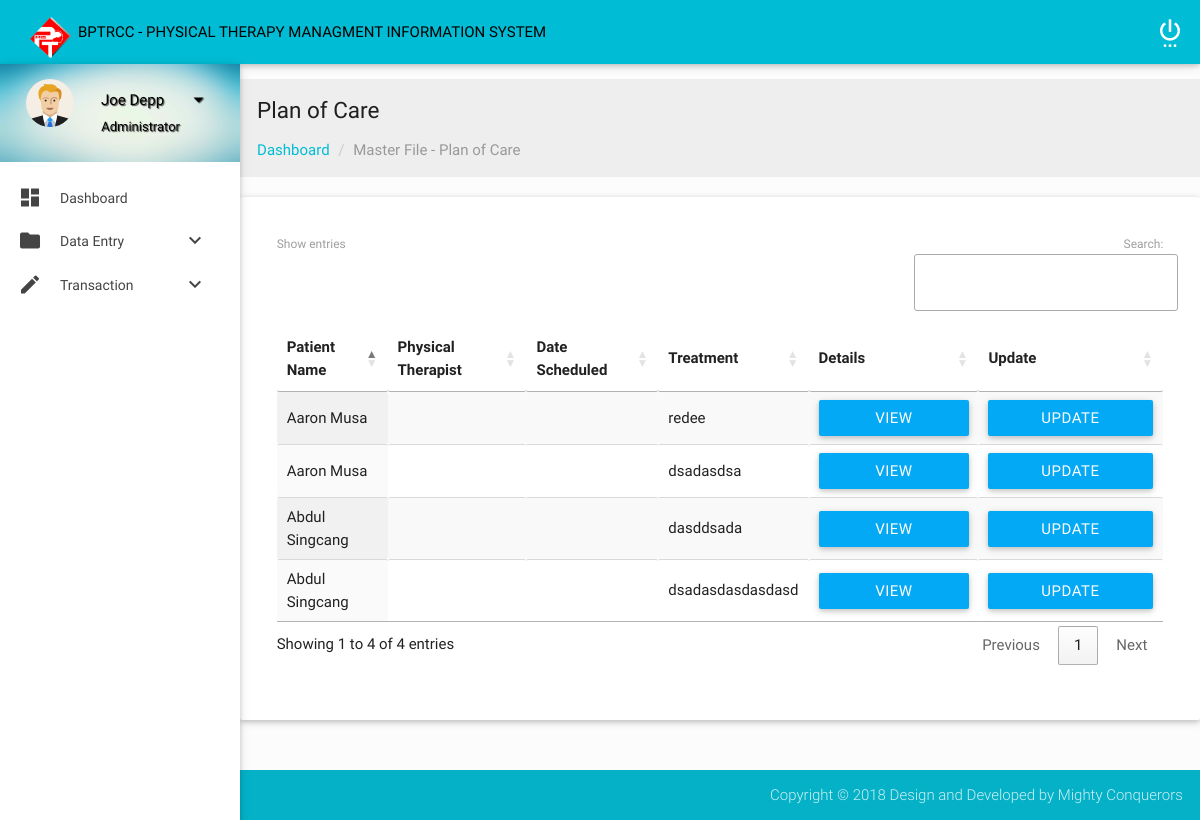
/pt/planOfCare.php, run on the app's committed database.
### tables this page shows
CREATE TABLE `patient` (
  `PatientID` int(11) NOT NULL,
  `PatientName` text NOT NULL,
  `PatientAddress` text NOT NULL,
  `PatientGender` text NOT NULL,
  `PatientBirthdate` date NOT NULL,
  `PatientCivilStatus` text NOT NULL,
  `PatientProfession` text NOT NULL,
  `PatientDoctor` text NOT NULL,
  `PatientHospital` text NOT NULL,
  `PatientReferralAddress` text NOT NULL,
  `PatientTelephone` int(11) NOT NULL,
  `PatientContactPerson` text NOT NULL,
  `PatientCases` text NOT NULL,
  `month` char(3) NOT NULL,
  `year` char(4) NOT NULL
);

CREATE TABLE `planofcare` (
  `POCID` int(8) NOT NULL,
  `PatientID` varchar(11) NOT NULL,
  `PT_ID` int(8) NOT NULL,
  `POCSessionDate` date NOT NULL,
  `POCTreatment` text NOT NULL,
  `POCBloodPressure` text NOT NULL,
  `POCHeartRate` text NOT NULL,
  `POCRespiratoryRate` text NOT NULL,
  `POCPulse` text NOT NULL,
  `POC_Subjective` varchar(20) NOT NULL,
  `POCAssessment` text NOT NULL,
  `POCPlan` text NOT NULL,
  `POCNextSchedDate` date NOT NULL,
  `POCTime` varchar(15) NOT NULL,
  `POCTreatmentBill` int(5) NOT NULL,
  `POCStatus` varchar(10) NOT NULL,
  `POCSetRepMin` varchar(30) NOT NULL
);

### pt/planofcareview.php (called while the page is built, shortened)
<?php
    include_once("config.php");
    $edit=mysqli_query($mysqli,"select * from planofcare where POCID='".$res['POCID']."'");
?>

### pt/planOfCare.php (the view, shortened to what this page needs)
<?php include("header.php"); ?>
            <section class="section">
                <div id="breadcrumbs-wrapper" class=" grey lighten-3">
                  <div class="container">
                    <div class="row">
                      <div class="col s12 m12 l12">
                        <h5 class="breadcrumbs-title">Plan of Care</h5>
                        <ol class="breadcrumb">
                            <li><a href="index.html">Dashboard</a></li>
                            <li class="active">Master File - Plan of Care</li>
                        </ol>
                      </div>
                    </div>
                  </div>
                </div>
                        <?php include_once("config.php"); ?>
                <div class="card-panel">
                    <div class="container">
                        <div class="section">
                            <div id="table-datatables">
                                    <div class="row">
                                        <div class="col s12 m8 l12">
                                            <table id="data-table-simple" class="responsive-table display" cellspacing="0">
                                                <thead>
                                                    <tr>
                                                        <th>Patient Name</th>
                                                        <th>Physical Therapist</th>
                                                        <th>Date Scheduled</th>
                                                        <th>Treatment</th>
                                                        <th>Details</th>
                                                        <th>Update</th>
                                                    </tr>
                                                </thead>
                                                <tbody>
                                                    <?php
                                                $result = mysqli_query($mysqli, "SELECT * FROM planofcare ORDER BY POCID DESC");
                                                while ($res = mysqli_fetch_array($result)) {
                                                $patientID = $res['PatientID'];
                                                ?>
                                                    <tr>
                                                        <?php $result1 = mysqli_query($mysqli, "SELECT * FROM patient WHERE PatientID = '$patientID'");
                                                while ($res1 = mysqli_fetch_array($result1)) { ?>
                                                    <td><?php echo $res1['PatientName']; ?></td>
                                                    <td><?php echo $res['POCPT']; ?></td>
                                                    <td><?php echo $res['POCDateSched']; ?></td>
                                                    <td><?php echo $res['POCTreatment']; ?></td>
                                                    <td><button class="waves-effect waves-light modal-trigger light-blue btn" href="#view<?php echo $res['POCID']; ?>">View Details</button>
                                                    <?php include("planofcareview.php"); ?></td>
                                                    <td><button class="waves-effect waves-light modal-trigger light-blue btn" href="#update<?php echo $res['POCID']; ?>" >Update Record</button>
                                                    <?php include("planofcareedit.php"); ?></td>
                                                    <?php } } ?>
                                                    </tr>
                                                </tbody>
                                            </table>
                                        </div>
                                    </div>
                        </div>
                    </div>
                </div>
            </div>
            </section>
        </div>
    </div>
    <footer class="page-footer">
        <div class="footer-copyright">
            <div class="container">
                <span class="right">  Copyright © 2018 Design and Developed by Mighty Conquerors</span>
            </div>
        </div>
    </footer>
</body>
</html>

### pt/css/style.css (style rules this page uses)
body { background-color: #fcfcfc; }
#main, footer { padding-left: 240px; }
.container { padding: 0 0.5rem; margin: 0 auto; max-width: 100% !important; width: 98%; }
@media only screen and (min-width: 601px) { .container { width: 98%; } }
@media only screen and (min-width: 993px) { .container { width: 98%; } }
.breadcrumb { padding: 0px; margin: 15px 0px; list-style: none; }
.breadcrumbs-title { font-size: 1.5rem; line-height: 1.804rem; margin: 18px 0px 0px 0px; }
.breadcrumb > li { display: inline-block; }
.breadcrumb a { color: #00bcd4; }
.breadcrumb .active { font-weight: normal; color: #999; }
.breadcrumb > li + li:before { padding: 0 5px; color: #ccc; content: "/\00a0"; }
#flotchart td, th { padding: 5px; }
footer.page-footer { padding-top: 0px; }

### data on the page
planofcare: POCTreatment "redee"
patient: PatientName "Aaron Musa"
planofcare: POCTreatment "dsadasdsa"
planofcare: POCTreatment "dasddsada"
patient: PatientName "Abdul Singcang"
planofcare: POCTreatment "dsadasdasdasdasd"
